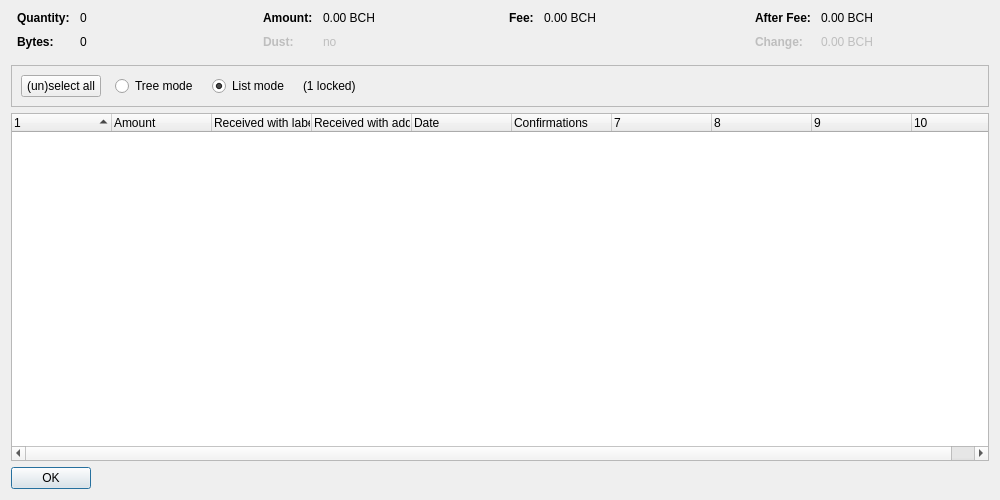
<?xml version="1.0" encoding="UTF-8"?>
<ui version="4.0">
 <class>CoinControlDialog</class>
 <widget class="QDialog" name="CoinControlDialog">
  <property name="geometry">
   <rect>
    <x>0</x>
    <y>0</y>
    <width>1000</width>
    <height>500</height>
   </rect>
  </property>
  <property name="windowTitle">
   <string>Coin Selection</string>
  </property>
  <layout class="QVBoxLayout" name="verticalLayout">
   <item>
    <layout class="QHBoxLayout" name="horizontalLayoutTop" stretch="0,0,0,0">
     <property name="topMargin">
      <number>0</number>
     </property>
     <property name="bottomMargin">
      <number>10</number>
     </property>
     <item>
      <layout class="QFormLayout" name="formLayoutCoinControl1">
       <property name="horizontalSpacing">
        <number>10</number>
       </property>
       <property name="verticalSpacing">
        <number>10</number>
       </property>
       <property name="leftMargin">
        <number>6</number>
       </property>
       <property name="rightMargin">
        <number>6</number>
       </property>
       <item row="0" column="0">
        <widget class="QLabel" name="labelCoinControlQuantityText">
         <property name="font">
          <font>
           <weight>75</weight>
           <bold>true</bold>
          </font>
         </property>
         <property name="text">
          <string>Quantity:</string>
         </property>
        </widget>
       </item>
       <item row="0" column="1">
        <widget class="QLabel" name="labelCoinControlQuantity">
         <property name="cursor">
          <cursorShape>IBeamCursor</cursorShape>
         </property>
         <property name="contextMenuPolicy">
          <enum>Qt::ActionsContextMenu</enum>
         </property>
         <property name="text">
          <string notr="true">0</string>
         </property>
         <property name="textInteractionFlags">
          <set>Qt::LinksAccessibleByMouse|Qt::TextSelectableByKeyboard|Qt::TextSelectableByMouse</set>
         </property>
        </widget>
       </item>
       <item row="1" column="0">
        <widget class="QLabel" name="labelCoinControlBytesText">
         <property name="font">
          <font>
           <weight>75</weight>
           <bold>true</bold>
          </font>
         </property>
         <property name="text">
          <string>Bytes:</string>
         </property>
        </widget>
       </item>
       <item row="1" column="1">
        <widget class="QLabel" name="labelCoinControlBytes">
         <property name="cursor">
          <cursorShape>IBeamCursor</cursorShape>
         </property>
         <property name="contextMenuPolicy">
          <enum>Qt::ActionsContextMenu</enum>
         </property>
         <property name="text">
          <string notr="true">0</string>
         </property>
         <property name="textInteractionFlags">
          <set>Qt::LinksAccessibleByMouse|Qt::TextSelectableByKeyboard|Qt::TextSelectableByMouse</set>
         </property>
        </widget>
       </item>
      </layout>
     </item>
     <item>
      <layout class="QFormLayout" name="formLayoutCoinControl2">
       <property name="horizontalSpacing">
        <number>10</number>
       </property>
       <property name="verticalSpacing">
        <number>10</number>
       </property>
       <property name="leftMargin">
        <number>6</number>
       </property>
       <property name="rightMargin">
        <number>6</number>
       </property>
       <item row="0" column="0">
        <widget class="QLabel" name="labelCoinControlAmountText">
         <property name="font">
          <font>
           <weight>75</weight>
           <bold>true</bold>
          </font>
         </property>
         <property name="text">
          <string>Amount:</string>
         </property>
        </widget>
       </item>
       <item row="0" column="1">
        <widget class="QLabel" name="labelCoinControlAmount">
         <property name="cursor">
          <cursorShape>IBeamCursor</cursorShape>
         </property>
         <property name="contextMenuPolicy">
          <enum>Qt::ActionsContextMenu</enum>
         </property>
         <property name="text">
          <string notr="true">0.00 BCH</string>
         </property>
         <property name="textInteractionFlags">
          <set>Qt::LinksAccessibleByMouse|Qt::TextSelectableByKeyboard|Qt::TextSelectableByMouse</set>
         </property>
        </widget>
       </item>
       <item row="1" column="0">
        <widget class="QLabel" name="labelCoinControlLowOutputText">
         <property name="enabled">
          <bool>false</bool>
         </property>
         <property name="font">
          <font>
           <weight>75</weight>
           <bold>true</bold>
          </font>
         </property>
         <property name="text">
          <string>Dust:</string>
         </property>
        </widget>
       </item>
       <item row="1" column="1">
        <widget class="QLabel" name="labelCoinControlLowOutput">
         <property name="enabled">
          <bool>false</bool>
         </property>
         <property name="cursor">
          <cursorShape>IBeamCursor</cursorShape>
         </property>
         <property name="contextMenuPolicy">
          <enum>Qt::ActionsContextMenu</enum>
         </property>
         <property name="text">
          <string notr="true">no</string>
         </property>
         <property name="textInteractionFlags">
          <set>Qt::LinksAccessibleByMouse|Qt::TextSelectableByKeyboard|Qt::TextSelectableByMouse</set>
         </property>
        </widget>
       </item>
      </layout>
     </item>
     <item>
      <layout class="QFormLayout" name="formLayoutCoinControl3">
       <property name="horizontalSpacing">
        <number>10</number>
       </property>
       <property name="verticalSpacing">
        <number>10</number>
       </property>
       <property name="leftMargin">
        <number>6</number>
       </property>
       <property name="rightMargin">
        <number>6</number>
       </property>
       <item row="0" column="0">
        <widget class="QLabel" name="labelCoinControlFeeText">
         <property name="font">
          <font>
           <weight>75</weight>
           <bold>true</bold>
          </font>
         </property>
         <property name="text">
          <string>Fee:</string>
         </property>
        </widget>
       </item>
       <item row="0" column="1">
        <widget class="QLabel" name="labelCoinControlFee">
         <property name="cursor">
          <cursorShape>IBeamCursor</cursorShape>
         </property>
         <property name="contextMenuPolicy">
          <enum>Qt::ActionsContextMenu</enum>
         </property>
         <property name="text">
          <string notr="true">0.00 BCH</string>
         </property>
         <property name="textInteractionFlags">
          <set>Qt::LinksAccessibleByMouse|Qt::TextSelectableByKeyboard|Qt::TextSelectableByMouse</set>
         </property>
        </widget>
       </item>
      </layout>
     </item>
     <item>
      <layout class="QFormLayout" name="formLayoutCoinControl4">
       <property name="horizontalSpacing">
        <number>10</number>
       </property>
       <property name="verticalSpacing">
        <number>10</number>
       </property>
       <property name="leftMargin">
        <number>6</number>
       </property>
       <property name="rightMargin">
        <number>6</number>
       </property>
       <item row="0" column="0">
        <widget class="QLabel" name="labelCoinControlAfterFeeText">
         <property name="font">
          <font>
           <weight>75</weight>
           <bold>true</bold>
          </font>
         </property>
         <property name="text">
          <string>After Fee:</string>
         </property>
        </widget>
       </item>
       <item row="0" column="1">
        <widget class="QLabel" name="labelCoinControlAfterFee">
         <property name="cursor">
          <cursorShape>IBeamCursor</cursorShape>
         </property>
         <property name="contextMenuPolicy">
          <enum>Qt::ActionsContextMenu</enum>
         </property>
         <property name="text">
          <string notr="true">0.00 BCH</string>
         </property>
         <property name="textInteractionFlags">
          <set>Qt::LinksAccessibleByMouse|Qt::TextSelectableByKeyboard|Qt::TextSelectableByMouse</set>
         </property>
        </widget>
       </item>
       <item row="1" column="0">
        <widget class="QLabel" name="labelCoinControlChangeText">
         <property name="enabled">
          <bool>false</bool>
         </property>
         <property name="font">
          <font>
           <weight>75</weight>
           <bold>true</bold>
          </font>
         </property>
         <property name="text">
          <string>Change:</string>
         </property>
        </widget>
       </item>
       <item row="1" column="1">
        <widget class="QLabel" name="labelCoinControlChange">
         <property name="enabled">
          <bool>false</bool>
         </property>
         <property name="cursor">
          <cursorShape>IBeamCursor</cursorShape>
         </property>
         <property name="contextMenuPolicy">
          <enum>Qt::ActionsContextMenu</enum>
         </property>
         <property name="text">
          <string notr="true">0.00 BCH</string>
         </property>
         <property name="textInteractionFlags">
          <set>Qt::LinksAccessibleByMouse|Qt::TextSelectableByKeyboard|Qt::TextSelectableByMouse</set>
         </property>
        </widget>
       </item>
      </layout>
     </item>
    </layout>
   </item>
   <item>
    <widget class="QFrame" name="frame">
     <property name="minimumSize">
      <size>
       <width>0</width>
       <height>40</height>
      </size>
     </property>
     <property name="frameShape">
      <enum>QFrame::StyledPanel</enum>
     </property>
     <property name="frameShadow">
      <enum>QFrame::Sunken</enum>
     </property>
     <layout class="QHBoxLayout" name="horizontalLayout">
      <item>
       <layout class="QHBoxLayout" name="horizontalLayoutPanel" stretch="0,0,0,0,0">
        <property name="spacing">
         <number>14</number>
        </property>
        <item>
         <widget class="QPushButton" name="pushButtonSelectAll">
          <property name="sizePolicy">
           <sizepolicy hsizetype="Maximum" vsizetype="Fixed">
            <horstretch>0</horstretch>
            <verstretch>0</verstretch>
           </sizepolicy>
          </property>
          <property name="text">
           <string>(un)select all</string>
          </property>
          <property name="autoDefault">
           <bool>false</bool>
          </property>
         </widget>
        </item>
        <item>
         <widget class="QRadioButton" name="radioTreeMode">
          <property name="sizePolicy">
           <sizepolicy hsizetype="Maximum" vsizetype="Fixed">
            <horstretch>0</horstretch>
            <verstretch>0</verstretch>
           </sizepolicy>
          </property>
          <property name="text">
           <string>Tree mode</string>
          </property>
         </widget>
        </item>
        <item>
         <widget class="QRadioButton" name="radioListMode">
          <property name="sizePolicy">
           <sizepolicy hsizetype="Maximum" vsizetype="Fixed">
            <horstretch>0</horstretch>
            <verstretch>0</verstretch>
           </sizepolicy>
          </property>
          <property name="text">
           <string>List mode</string>
          </property>
          <property name="checked">
           <bool>true</bool>
          </property>
         </widget>
        </item>
        <item>
         <widget class="QLabel" name="labelLocked">
          <property name="text">
           <string notr="true">(1 locked)</string>
          </property>
         </widget>
        </item>
        <item>
         <spacer name="horizontalSpacer">
          <property name="orientation">
           <enum>Qt::Horizontal</enum>
          </property>
          <property name="sizeHint" stdset="0">
           <size>
            <width>40</width>
            <height>20</height>
           </size>
          </property>
         </spacer>
        </item>
       </layout>
      </item>
     </layout>
    </widget>
   </item>
   <item>
    <widget class="CoinControlTreeWidget" name="treeWidget">
     <property name="contextMenuPolicy">
      <enum>Qt::CustomContextMenu</enum>
     </property>
     <property name="sortingEnabled">
      <bool>false</bool>
     </property>
     <property name="columnCount">
      <number>10</number>
     </property>
     <attribute name="headerShowSortIndicator" stdset="0">
      <bool>true</bool>
     </attribute>
     <attribute name="headerStretchLastSection">
      <bool>false</bool>
     </attribute>
     <column>
      <property name="text">
       <string/>
      </property>
     </column>
     <column>
      <property name="text">
       <string>Amount</string>
      </property>
     </column>
     <column>
      <property name="text">
       <string>Received with label</string>
      </property>
     </column>
     <column>
      <property name="text">
       <string>Received with address</string>
      </property>
     </column>
     <column>
      <property name="text">
       <string>Date</string>
      </property>
     </column>
     <column>
      <property name="text">
       <string>Confirmations</string>
      </property>
      <property name="toolTip">
       <string>Confirmed</string>
      </property>
     </column>
     <column>
      <property name="text">
       <string/>
      </property>
     </column>
     <column>
      <property name="text">
       <string/>
      </property>
     </column>
     <column>
      <property name="text">
       <string/>
      </property>
     </column>
     <column>
      <property name="text">
       <string/>
      </property>
     </column>
    </widget>
   </item>
   <item>
    <widget class="QDialogButtonBox" name="buttonBox">
     <property name="sizePolicy">
      <sizepolicy hsizetype="Maximum" vsizetype="Fixed">
       <horstretch>0</horstretch>
       <verstretch>0</verstretch>
      </sizepolicy>
     </property>
     <property name="orientation">
      <enum>Qt::Horizontal</enum>
     </property>
     <property name="standardButtons">
      <set>QDialogButtonBox::Ok</set>
     </property>
    </widget>
   </item>
  </layout>
 </widget>
 <customwidgets>
  <customwidget>
   <class>CoinControlTreeWidget</class>
   <extends>QTreeWidget</extends>
   <header>coincontroltreewidget.h</header>
  </customwidget>
 </customwidgets>
 <resources/>
 <connections/>
</ui>
